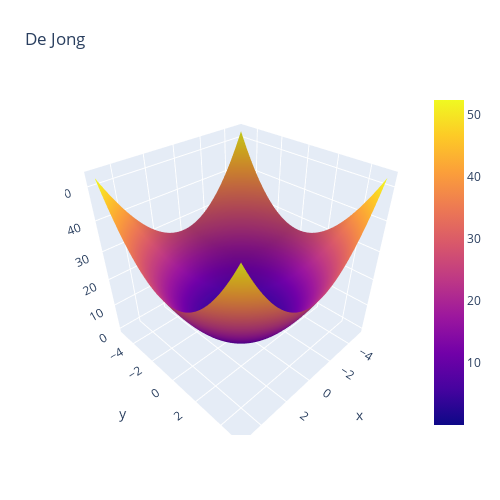

Notebook source saved alongside this figure:
### Code cell
from objectives import de_jong
plot_function(de_jong, "De Jong", -5.12, 5.12)
